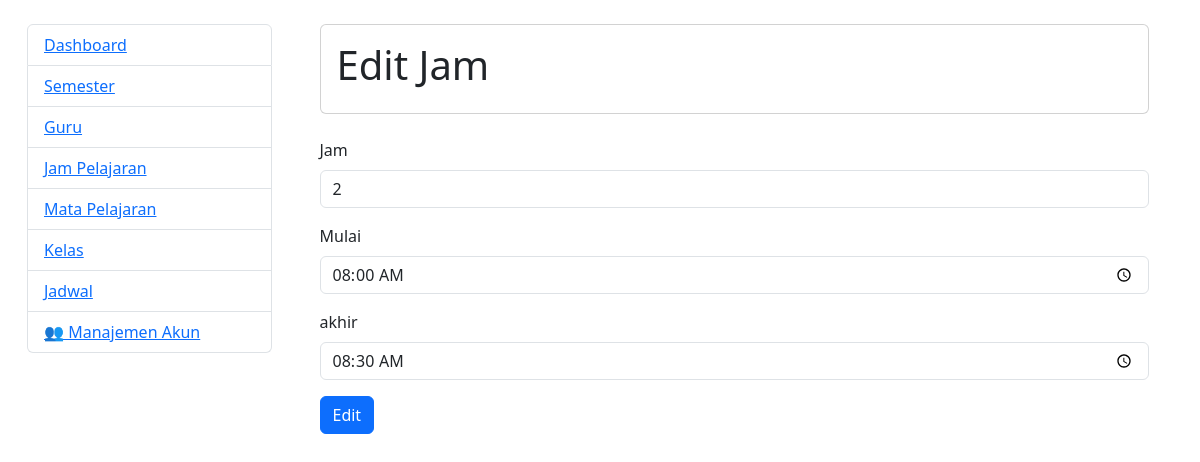
The page /edit_jam.php?id_jam=7 on the database its author committed.
### tables this page shows
CREATE TABLE `jam` (
  `id_jam` int(11) NOT NULL,
  `jam` varchar(30) NOT NULL,
  `mulai` varchar(30) NOT NULL,
  `akhir` varchar(30) NOT NULL
);

### edit_jam.php (the view, shortened to what this page needs)
<!DOCTYPE html>
<html lang="en">
<head>
    <link rel="stylesheet" href="https://cdn.jsdelivr.net/npm/bootstrap@4.5.3/dist/css/bootstrap.min.css"
>
    <link rel="stylesheet" type="text/css" href="https://cdn.datatables.net/1.10.20/css/jquery.dataTables.css">
</head>
<body>
    <br>
    <div class="row col-12">
        <div class="col-3">
            <div class="container">
                <ul class="list-group">
                    <?php include 'menu.php'; ?>
                </ul>
            </div>
        </div>
        <div class="col-9">
            <div class="container">
                <div class="card">
                    <div class="card-body">
                        <h1 class="card-title">Edit Jam</h1>
                    </div>
                </div>
                <br>
                <?php
                    $koneksi = mysqli_connect("localhost", "root", "", "jadwal");
                    $id_jam = $_GET['id_jam'];
                    $jam = mysqli_query($koneksi, "select * from jam where id_jam='$id_jam'");
                    $jam = mysqli_fetch_array($jam);
                ?>
                <form method="post" action="proses_edit_jam.php">
                    <div class="form-group">
                        <label for="exampleInputEmail1">Jam</label>
                        <input type="number" class="form-control" name="jam" value="<?php echo $jam['jam']; ?>">
                    </div>
                    <div class="form-group">
                        <label for="exampleInputEmail1">Mulai</label>
                        <input type="time" class="form-control" name="mulai"  value="<?php echo $jam['mulai']; ?>">
                    </div>
                    <div class="form-group">
                        <label for="exampleInputEmail1">akhir</label>
                        <input type="time" class="form-control" name="akhir"  value="<?php echo $jam['akhir']; ?>">
                    </div>
                    <button type="submit" class="btn btn-primary">Edit</button>
                </form>
            </div>
        </div>
    </div>
</body>
</html>

### rows shown on the page
jam: jam "2", mulai "08:00", akhir "08:30"
